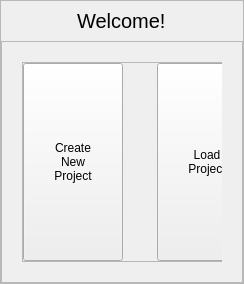
               <widget class="QWidget" name="home_page">
                <property name="sizePolicy">
                 <sizepolicy hsizetype="Expanding" vsizetype="Expanding">
                  <horstretch>0</horstretch>
                  <verstretch>0</verstretch>
                 </sizepolicy>
                </property>
                <layout class="QHBoxLayout" name="horizontalLayout_10">
                 <property name="spacing">
                  <number>0</number>
                 </property>
                 <property name="leftMargin">
                  <number>0</number>
                 </property>
                 <property name="topMargin">
                  <number>0</number>
                 </property>
                 <property name="rightMargin">
                  <number>0</number>
                 </property>
                 <property name="bottomMargin">
                  <number>0</number>
                 </property>
                 <item>
                  <widget class="QFrame" name="main_body">
                   <property name="sizePolicy">
                    <sizepolicy hsizetype="Expanding" vsizetype="Expanding">
                     <horstretch>0</horstretch>
                     <verstretch>0</verstretch>
                    </sizepolicy>
                   </property>
                   <property name="frameShape">
                    <enum>QFrame::StyledPanel</enum>
                   </property>
                   <property name="frameShadow">
                    <enum>QFrame::Raised</enum>
                   </property>
                   <property name="style_ID" stdset="0">
                    <string>borderless</string>
                   </property>
                   <layout class="QVBoxLayout" name="verticalLayout_2">
                    <property name="spacing">
                     <number>0</number>
                    </property>
                    <property name="leftMargin">
                     <number>0</number>
                    </property>
                    <property name="topMargin">
                     <number>0</number>
                    </property>
                    <property name="rightMargin">
                     <number>0</number>
                    </property>
                    <property name="bottomMargin">
                     <number>0</number>
                    </property>
                    <item>
                     <widget class="QFrame" name="banner">
                      <property name="maximumSize">
                       <size>
                        <width>16777215</width>
                        <height>40</height>
                       </size>
                      </property>
                      <property name="styleSheet">
                       <string notr="true">border: none;
</string>
                      </property>
                      <property name="frameShape">
                       <enum>QFrame::StyledPanel</enum>
                      </property>
                      <property name="frameShadow">
                       <enum>QFrame::Raised</enum>
                      </property>
                      <property name="style_ID" stdset="0">
                       <string>banner</string>
                      </property>
                      <layout class="QHBoxLayout" name="horizontalLayout_7">
                       <item alignment="Qt::AlignHCenter|Qt::AlignVCenter">
                        <widget class="QLabel" name="label_3">
                         <property name="font">
                          <font>
                           <pointsize>15</pointsize>
                          </font>
                         </property>
                         <property name="text">
                          <string>Welcome!</string>
                         </property>
                        </widget>
                       </item>
                      </layout>
                     </widget>
                    </item>
                    <item>
                     <widget class="QFrame" name="main_content">
                      <property name="sizePolicy">
                       <sizepolicy hsizetype="Expanding" vsizetype="Expanding">
                        <horstretch>0</horstretch>
                        <verstretch>0</verstretch>
                       </sizepolicy>
                      </property>
                      <property name="styleSheet">
                       <string notr="true"/>
                      </property>
                      <property name="frameShape">
                       <enum>QFrame::StyledPanel</enum>
                      </property>
                      <property name="frameShadow">
                       <enum>QFrame::Raised</enum>
                      </property>
                      <property name="style_ID" stdset="0">
                       <string>backgroundGraphic</string>
                      </property>
                      <layout class="QGridLayout" name="gridLayout_2" rowstretch="0,1,0" columnstretch="0,1,0">
                       <property name="sizeConstraint">
                        <enum>QLayout::SetDefaultConstraint</enum>
                       </property>
                       <property name="leftMargin">
                        <number>20</number>
                       </property>
                       <property name="topMargin">
                        <number>20</number>
                       </property>
                       <property name="rightMargin">
                        <number>20</number>
                       </property>
                       <property name="bottomMargin">
                        <number>20</number>
                       </property>
                       <item row="1" column="1" alignment="Qt::AlignHCenter|Qt::AlignVCenter">
                        <widget class="QFrame" name="frame_23">
                         <property name="sizePolicy">
                          <sizepolicy hsizetype="Ignored" vsizetype="Ignored">
                           <horstretch>2</horstretch>
                           <verstretch>1</verstretch>
                          </sizepolicy>
                         </property>
                         <property name="minimumSize">
                          <size>
                           <width>200</width>
                           <height>200</height>
                          </size>
                         </property>
                         <property name="frameShape">
                          <enum>QFrame::StyledPanel</enum>
                         </property>
                         <property name="frameShadow">
                          <enum>QFrame::Raised</enum>
                         </property>
                         <layout class="QGridLayout" name="gridLayout_3" columnstretch="1,0,1">
                          <property name="sizeConstraint">
                           <enum>QLayout::SetDefaultConstraint</enum>
                          </property>
                          <property name="leftMargin">
                           <number>0</number>
                          </property>
                          <property name="topMargin">
                           <number>0</number>
                          </property>
                          <property name="rightMargin">
                           <number>0</number>
                          </property>
                          <property name="bottomMargin">
                           <number>0</number>
                          </property>
                          <item row="0" column="0">
                           <widget class="QPushButton" name="create_button_main">
                            <property name="sizePolicy">
                             <sizepolicy hsizetype="Expanding" vsizetype="Expanding">
                              <horstretch>1</horstretch>
                              <verstretch>1</verstretch>
                             </sizepolicy>
                            </property>
                            <property name="minimumSize">
                             <size>
                              <width>100</width>
                              <height>100</height>
                             </size>
                            </property>
                            <property name="autoFillBackground">
                             <bool>false</bool>
                            </property>
                            <property name="text">
                             <string>Create
New
Project</string>
                            </property>
                            <property name="icon">
                             <iconset resource="icons.qrc">
                              <normaloff>:/icons/images/icons/file-plus.svg</normaloff>:/icons/images/icons/file-plus.svg</iconset>
                            </property>
                            <property name="iconSize">
                             <size>
                              <width>64</width>
                              <height>64</height>
                             </size>
                            </property>
                            <property name="flat">
                             <bool>false</bool>
                            </property>
                            <property name="style_ID" stdset="0">
                             <string>bigButton</string>
                            </property>
                           </widget>
                          </item>
                          <item row="0" column="2">
                           <widget class="QPushButton" name="load_button_main">
                            <property name="sizePolicy">
                             <sizepolicy hsizetype="Expanding" vsizetype="Expanding">
                              <horstretch>1</horstretch>
                              <verstretch>1</verstretch>
                             </sizepolicy>
                            </property>
                            <property name="minimumSize">
                             <size>
                              <width>100</width>
                              <height>100</height>
                             </size>
                            </property>
                            <property name="text">
                             <string>Load
Project</string>
                            </property>
                            <property name="icon">
                             <iconset resource="icons.qrc">
                              <normaloff>:/icons/images/icons/folder.svg</normaloff>:/icons/images/icons/folder.svg</iconset>
                            </property>
                            <property name="iconSize">
                             <size>
                              <width>64</width>
                              <height>64</height>
                             </size>
                            </property>
                            <property name="style_ID" stdset="0">
                             <string>bigButton</string>
                            </property>
                           </widget>
                          </item>
                          <item row="0" column="1">
                           <spacer name="horizontalSpacer_3">
                            <property name="orientation">
                             <enum>Qt::Horizontal</enum>
                            </property>
                            <property name="sizeType">
                             <enum>QSizePolicy::Fixed</enum>
                            </property>
                            <property name="sizeHint" stdset="0">
                             <size>
                              <width>100</width>
                              <height>20</height>
                             </size>
                            </property>
                           </spacer>
                          </item>
                         </layout>
                        </widget>
                       </item>
                       <item row="1" column="0">
                        <spacer name="horizontalSpacer">
                         <property name="orientation">
                          <enum>Qt::Horizontal</enum>
                         </property>
                         <property name="sizeHint" stdset="0">
                          <size>
                           <width>80</width>
                           <height>20</height>
                          </size>
                         </property>
                        </spacer>
                       </item>
                       <item row="0" column="1">
                        <spacer name="verticalSpacer">
                         <property name="orientation">
                          <enum>Qt::Vertical</enum>
                         </property>
                         <property name="sizeHint" stdset="0">
                          <size>
                           <width>20</width>
                           <height>80</height>
                          </size>
                         </property>
                        </spacer>
                       </item>
                       <item row="1" column="2">
                        <spacer name="horizontalSpacer_2">
                         <property name="orientation">
                          <enum>Qt::Horizontal</enum>
                         </property>
                         <property name="sizeHint" stdset="0">
                          <size>
                           <width>80</width>
                           <height>20</height>
                          </size>
                         </property>
                        </spacer>
                       </item>
                       <item row="2" column="1">
                        <spacer name="verticalSpacer_2">
                         <property name="orientation">
                          <enum>Qt::Vertical</enum>
                         </property>
                         <property name="sizeHint" stdset="0">
                          <size>
                           <width>20</width>
                           <height>80</height>
                          </size>
                         </property>
                        </spacer>
                       </item>
                      </layout>
                     </widget>
                    </item>
                   </layout>
                  </widget>
                 </item>
                </layout>
               </widget>
